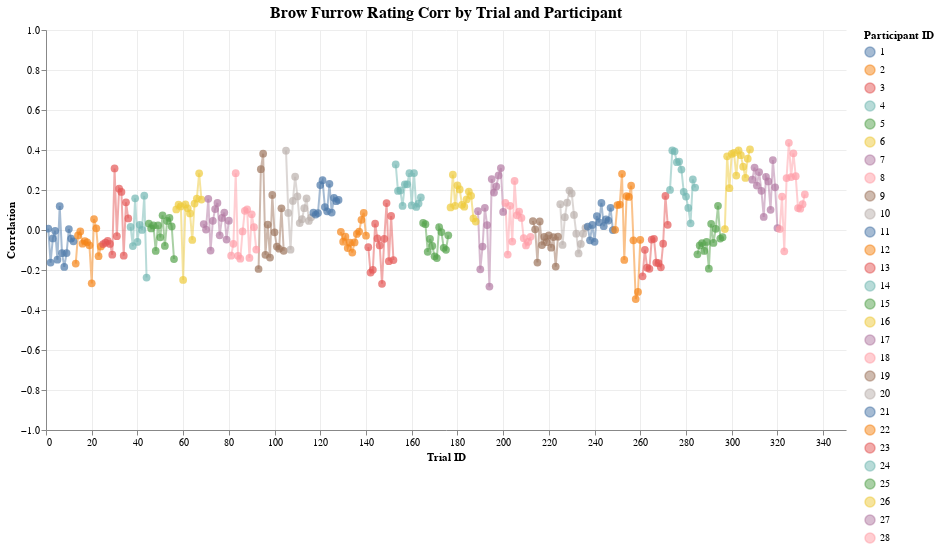
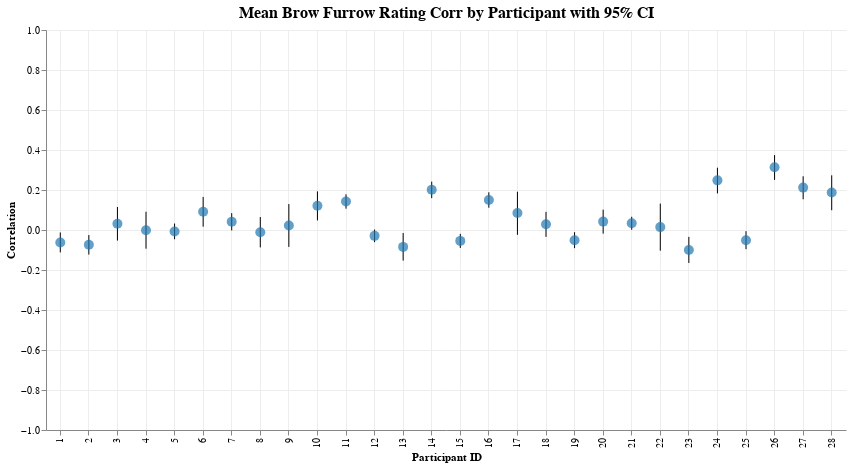
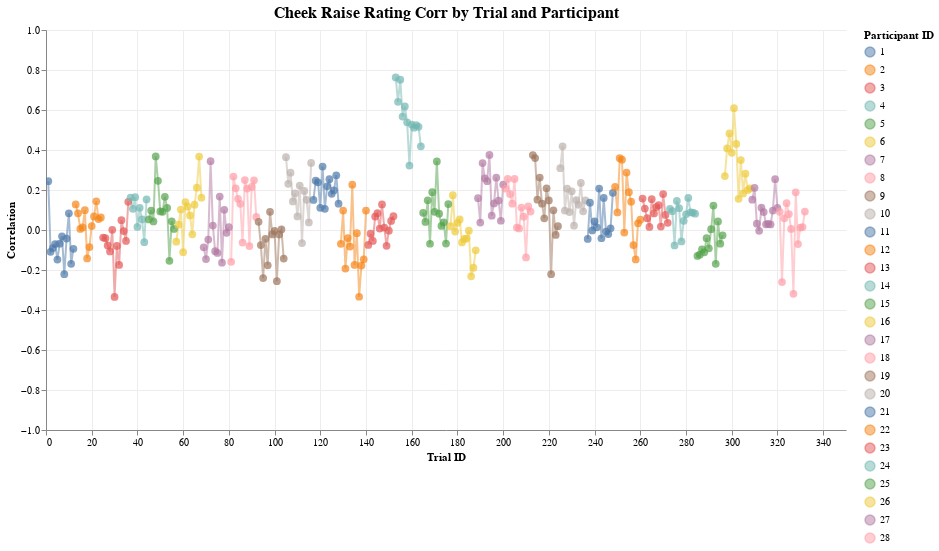
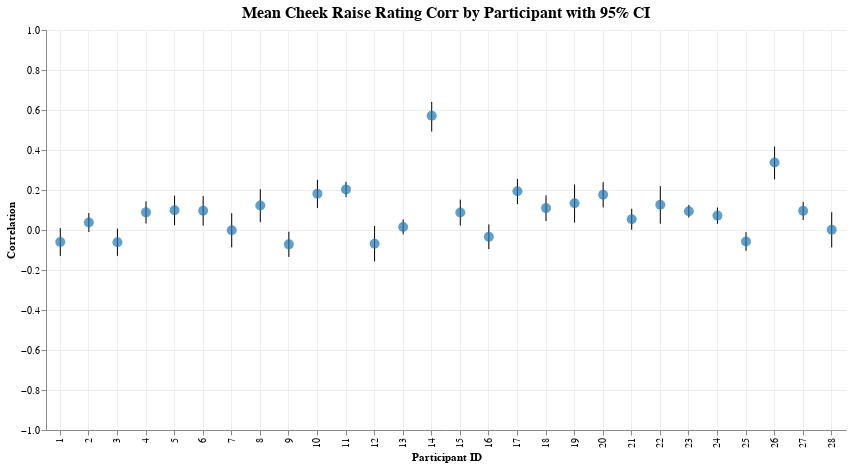

The code cell stored with these charts, in order, in its notebook:
### Code cell
features = [
    "brow_furrow",
    "cheek_raise",
    "mouth_open",
    "upper_lip_raise",
    "nose_wrinkle",
]

for feature in features:
    col1, col2 = feature, "rating"

    corr_by_trial = calculate_correlations_by_trial(df, col1, col2)
    corr_by_participant = aggregate_correlations_fisher_z(
        corr_by_trial, f"{col1}_{col2}_corr", "participant_id", include_ci=True
    )
    display(plot_correlations_by_trial(corr_by_trial, f"{col1}_{col2}_corr"))
    display(
        plot_correlations_by_participant(corr_by_participant, f"{col1}_{col2}_corr")
    )

### Figure 1 — Vega-Lite specification as saved in the notebook (floating-point values rounded to 4 significant figures; data arrays with more than 128 entries replaced by an {"elided": "..."} marker saying what was removed)
{"config": {"view": {"continuousWidth": 300, "continuousHeight": 300, "strokeWidth": 0}, "axis": {"grid": true, "gridColor": "#ededed"}, "title": {"fontSize": 16, "anchor": "middle"}}, "layer": [{"mark": {"type": "line", "opacity": 0.5}, "encoding": {"color": {"field": "participant_id", "legend": {"title": "Participant ID"}, "type": "nominal"}, "x": {"axis": {"title": "Trial ID"}, "field": "trial_id", "type": "quantitative"}, "y": {"axis": {"title": "Correlation"}, "field": "brow_furrow_rating_corr", "scale": {"domain": [-1, 1]}, "type": "quantitative"}}, "name": "view_99"}, {"mark": {"type": "circle", "size": 60}, "encoding": {"color": {"field": "participant_id", "legend": {"title": "Participant ID"}, "type": "nominal"}, "tooltip": [{"field": "participant_id", "type": "nominal"}, {"field": "trial_id", "type": "quantitative"}, {"field": "brow_furrow_rating_corr", "format": ".3f", "type": "quantitative"}], "x": {"axis": {"title": "Trial ID"}, "field": "trial_id", "type": "quantitative"}, "y": {"axis": {"title": "Correlation"}, "field": "brow_furrow_rating_corr", "scale": {"domain": [-1, 1]}, "type": "quantitative"}}}], "data": {"name": "data-406c35322e76df6a0653426d084af421"}, "height": 400, "params": [{"name": "param_99", "select": {"type": "interval", "encodings": ["x", "y"]}, "bind": "scales", "views": ["view_99"]}], "title": "Brow Furrow Rating Corr by Trial and Participant", "width": 800, "$schema": "https://vega.github.io/schema/vega-lite/v5.20.1.json", "datasets": {"data-406c35322e76df6a0653426d084af421": {"elided": "332 records"}}}

### Figure 2 — Vega-Lite specification as saved in the notebook (floating-point values rounded to 4 significant figures)
{"config": {"view": {"continuousWidth": 300, "continuousHeight": 300, "strokeWidth": 0}, "axis": {"grid": true, "gridColor": "#ededed"}, "title": {"fontSize": 16, "anchor": "middle"}}, "layer": [{"mark": {"type": "rule"}, "encoding": {"x": {"axis": {"title": "Participant ID"}, "field": "participant_id", "type": "ordinal"}, "y": {"axis": {"title": "Correlation"}, "field": "participant_id_brow_furrow_rating_corr_ci_lower", "scale": {"domain": [-1, 1]}, "type": "quantitative"}, "y2": {"field": "participant_id_brow_furrow_rating_corr_ci_upper"}}}, {"mark": {"type": "circle", "color": "#1f77b4", "size": 100}, "encoding": {"tooltip": [{"field": "participant_id", "title": "Participant", "type": "nominal"}, {"field": "participant_id_brow_furrow_rating_corr_mean", "format": ".3f", "title": "Mean Correlation", "type": "quantitative"}, {"field": "participant_id_brow_furrow_rating_corr_ci_lower", "format": ".3f", "title": "CI Lower", "type": "quantitative"}, {"field": "participant_id_brow_furrow_rating_corr_ci_upper", "format": ".3f", "title": "CI Upper", "type": "quantitative"}], "x": {"axis": {"title": "Participant ID"}, "field": "participant_id", "type": "ordinal"}, "y": {"field": "participant_id_brow_furrow_rating_corr_mean", "type": "quantitative"}}}], "data": {"name": "data-9832c710627a817f57975c0b0a762d81"}, "height": 400, "title": "Mean Brow Furrow Rating Corr by Participant with 95% CI", "width": 800, "$schema": "https://vega.github.io/schema/vega-lite/v5.20.1.json", "datasets": {"data-9832c710627a817f57975c0b0a762d81": [{"participant_id": 1, "participant_id_brow_furrow_rating_corr_mean": -0.06225, "participant_id_brow_furrow_rating_corr_ci_lower": -0.1119, "participant_id_brow_furrow_rating_corr_ci_upper": -0.0123}, {"participant_id": 2, "participant_id_brow_furrow_rating_corr_mean": -0.07414, "participant_id_brow_furrow_rating_corr_ci_lower": -0.1228, "participant_id_brow_furrow_rating_corr_ci_upper": -0.02516}, {"participant_id": 3, "participant_id_brow_furrow_rating_corr_mean": 0.0313, "participant_id_brow_furrow_rating_corr_ci_lower": -0.0528, "participant_id_brow_furrow_rating_corr_ci_upper": 0.115}, {"participant_id": 4, "participant_id_brow_furrow_rating_corr_mean": -0.001071, "participant_id_brow_furrow_rating_corr_ci_lower": -0.09345, "participant_id_brow_furrow_rating_corr_ci_upper": 0.09133}, {"participant_id": 5, "participant_id_brow_furrow_rating_corr_mean": -0.007071, "participant_id_brow_furrow_rating_corr_ci_lower": -0.04636, "participant_id_brow_furrow_rating_corr_ci_upper": 0.03224}, {"participant_id": 6, "participant_id_brow_furrow_rating_corr_mean": 0.09148, "participant_id_brow_furrow_rating_corr_ci_lower": 0.01658, "participant_id_brow_furrow_rating_corr_ci_upper": 0.1654}, {"participant_id": 7, "participant_id_brow_furrow_rating_corr_mean": 0.04111, "participant_id_brow_furrow_rating_corr_ci_lower": -0.002103, "participant_id_brow_furrow_rating_corr_ci_upper": 0.08417}, {"participant_id": 8, "participant_id_brow_furrow_rating_corr_mean": -0.01115, "participant_id_brow_furrow_rating_corr_ci_lower": -0.08698, "participant_id_brow_furrow_rating_corr_ci_upper": 0.0648}, {"participant_id": 9, "participant_id_brow_furrow_rating_corr_mean": 0.02286, "participant_id_brow_furrow_rating_corr_ci_lower": -0.08456, "participant_id_brow_furrow_rating_corr_ci_upper": 0.1298}, {"participant_id": 10, "participant_id_brow_furrow_rating_corr_mean": 0.1212, "participant_id_brow_furrow_rating_corr_ci_lower": 0.04786, "participant_id_brow_furrow_rating_corr_ci_upper": 0.1932}, {"participant_id": 11, "participant_id_brow_furrow_rating_corr_mean": 0.1425, "participant_id_brow_furrow_rating_corr_ci_lower": 0.1066, "participant_id_brow_furrow_rating_corr_ci_upper": 0.1781}, {"participant_id": 12, "participant_id_brow_furrow_rating_corr_mean": -0.02928, "participant_id_brow_furrow_rating_corr_ci_lower": -0.0609, "participant_id_brow_furrow_rating_corr_ci_upper": 0.002403}, {"participant_id": 13, "participant_id_brow_furrow_rating_corr_mean": -0.08446, "participant_id_brow_furrow_rating_corr_ci_lower": -0.1531, "participant_id_brow_furrow_rating_corr_ci_upper": -0.015}, {"participant_id": 14, "participant_id_brow_furrow_rating_corr_mean": 0.201, "participant_id_brow_furrow_rating_corr_ci_lower": 0.1593, "participant_id_brow_furrow_rating_corr_ci_upper": 0.2419}, {"participant_id": 15, "participant_id_brow_furrow_rating_corr_mean": -0.05452, "participant_id_brow_furrow_rating_corr_ci_lower": -0.08971, "participant_id_brow_furrow_rating_corr_ci_upper": -0.01918}, {"participant_id": 16, "participant_id_brow_furrow_rating_corr_mean": 0.1502, "participant_id_brow_furrow_rating_corr_ci_lower": 0.1115, "participant_id_brow_furrow_rating_corr_ci_upper": 0.1885}, {"participant_id": 17, "participant_id_brow_furrow_rating_corr_mean": 0.08464, "participant_id_brow_furrow_rating_corr_ci_lower": -0.02416, "participant_id_brow_furrow_rating_corr_ci_upper": 0.1915}, {"participant_id": 18, "participant_id_brow_furrow_rating_corr_mean": 0.02838, "participant_id_brow_furrow_rating_corr_ci_lower": -0.0343, "participant_id_brow_furrow_rating_corr_ci_upper": 0.09084}, {"participant_id": 19, "participant_id_brow_furrow_rating_corr_mean": -0.05096, "participant_id_brow_furrow_rating_corr_ci_lower": -0.09083, "participant_id_brow_furrow_rating_corr_ci_upper": -0.01093}, {"participant_id": 20, "participant_id_brow_furrow_rating_corr_mean": 0.04196, "participant_id_brow_furrow_rating_corr_ci_lower": -0.01806, "participant_id_brow_furrow_rating_corr_ci_upper": 0.1017}, {"participant_id": 21, "participant_id_brow_furrow_rating_corr_mean": 0.03378, "participant_id_brow_furrow_rating_corr_ci_lower": 0.001372, "participant_id_brow_furrow_rating_corr_ci_upper": 0.06611}, {"participant_id": 22, "participant_id_brow_furrow_rating_corr_mean": 0.01444, "participant_id_brow_furrow_rating_corr_ci_lower": -0.1035, "participant_id_brow_furrow_rating_corr_ci_upper": 0.132}, {"participant_id": 23, "participant_id_brow_furrow_rating_corr_mean": -0.1002, "participant_id_brow_furrow_rating_corr_ci_lower": -0.1649, "participant_id_brow_furrow_rating_corr_ci_upper": -0.03452}, {"participant_id": 24, "participant_id_brow_furrow_rating_corr_mean": 0.2482, "participant_id_brow_furrow_rating_corr_ci_lower": 0.1828, "participant_id_brow_furrow_rating_corr_ci_upper": 0.3114}, {"participant_id": 25, "participant_id_brow_furrow_rating_corr_mean": -0.05092, "participant_id_brow_furrow_rating_corr_ci_lower": -0.09587, "participant_id_brow_furrow_rating_corr_ci_upper": -0.005764}, {"participant_id": 26, "participant_id_brow_furrow_rating_corr_mean": 0.3139, "participant_id_brow_furrow_rating_corr_ci_lower": 0.2505, "participant_id_brow_furrow_rating_corr_ci_upper": 0.3747}, {"participant_id": 27, "participant_id_brow_furrow_rating_corr_mean": 0.2119, "participant_id_brow_furrow_rating_corr_ci_lower": 0.1536, "participant_id_brow_furrow_rating_corr_ci_upper": 0.2687}, {"participant_id": 28, "participant_id_brow_furrow_rating_corr_mean": 0.1876, "participant_id_brow_furrow_rating_corr_ci_lower": 0.09885, "participant_id_brow_furrow_rating_corr_ci_upper": 0.2733}]}}

### Figure 3 — Vega-Lite specification as saved in the notebook (floating-point values rounded to 4 significant figures; data arrays with more than 128 entries replaced by an {"elided": "..."} marker saying what was removed)
{"config": {"view": {"continuousWidth": 300, "continuousHeight": 300, "strokeWidth": 0}, "axis": {"grid": true, "gridColor": "#ededed"}, "title": {"fontSize": 16, "anchor": "middle"}}, "layer": [{"mark": {"type": "line", "opacity": 0.5}, "encoding": {"color": {"field": "participant_id", "legend": {"title": "Participant ID"}, "type": "nominal"}, "x": {"axis": {"title": "Trial ID"}, "field": "trial_id", "type": "quantitative"}, "y": {"axis": {"title": "Correlation"}, "field": "cheek_raise_rating_corr", "scale": {"domain": [-1, 1]}, "type": "quantitative"}}, "name": "view_100"}, {"mark": {"type": "circle", "size": 60}, "encoding": {"color": {"field": "participant_id", "legend": {"title": "Participant ID"}, "type": "nominal"}, "tooltip": [{"field": "participant_id", "type": "nominal"}, {"field": "trial_id", "type": "quantitative"}, {"field": "cheek_raise_rating_corr", "format": ".3f", "type": "quantitative"}], "x": {"axis": {"title": "Trial ID"}, "field": "trial_id", "type": "quantitative"}, "y": {"axis": {"title": "Correlation"}, "field": "cheek_raise_rating_corr", "scale": {"domain": [-1, 1]}, "type": "quantitative"}}}], "data": {"name": "data-f236417eea761a847398b290bad32bae"}, "height": 400, "params": [{"name": "param_100", "select": {"type": "interval", "encodings": ["x", "y"]}, "bind": "scales", "views": ["view_100"]}], "title": "Cheek Raise Rating Corr by Trial and Participant", "width": 800, "$schema": "https://vega.github.io/schema/vega-lite/v5.20.1.json", "datasets": {"data-f236417eea761a847398b290bad32bae": {"elided": "332 records"}}}

### Figure 4 — Vega-Lite specification as saved in the notebook (floating-point values rounded to 4 significant figures)
{"config": {"view": {"continuousWidth": 300, "continuousHeight": 300, "strokeWidth": 0}, "axis": {"grid": true, "gridColor": "#ededed"}, "title": {"fontSize": 16, "anchor": "middle"}}, "layer": [{"mark": {"type": "rule"}, "encoding": {"x": {"axis": {"title": "Participant ID"}, "field": "participant_id", "type": "ordinal"}, "y": {"axis": {"title": "Correlation"}, "field": "participant_id_cheek_raise_rating_corr_ci_lower", "scale": {"domain": [-1, 1]}, "type": "quantitative"}, "y2": {"field": "participant_id_cheek_raise_rating_corr_ci_upper"}}}, {"mark": {"type": "circle", "color": "#1f77b4", "size": 100}, "encoding": {"tooltip": [{"field": "participant_id", "title": "Participant", "type": "nominal"}, {"field": "participant_id_cheek_raise_rating_corr_mean", "format": ".3f", "title": "Mean Correlation", "type": "quantitative"}, {"field": "participant_id_cheek_raise_rating_corr_ci_lower", "format": ".3f", "title": "CI Lower", "type": "quantitative"}, {"field": "participant_id_cheek_raise_rating_corr_ci_upper", "format": ".3f", "title": "CI Upper", "type": "quantitative"}], "x": {"axis": {"title": "Participant ID"}, "field": "participant_id", "type": "ordinal"}, "y": {"field": "participant_id_cheek_raise_rating_corr_mean", "type": "quantitative"}}}], "data": {"name": "data-802a58222463110a1ac2d34b500814a0"}, "height": 400, "title": "Mean Cheek Raise Rating Corr by Participant with 95% CI", "width": 800, "$schema": "https://vega.github.io/schema/vega-lite/v5.20.1.json", "datasets": {"data-802a58222463110a1ac2d34b500814a0": [{"participant_id": 1, "participant_id_cheek_raise_rating_corr_mean": -0.05989, "participant_id_cheek_raise_rating_corr_ci_lower": -0.1294, "participant_id_cheek_raise_rating_corr_ci_upper": 0.0102}, {"participant_id": 2, "participant_id_cheek_raise_rating_corr_mean": 0.03751, "participant_id_cheek_raise_rating_corr_ci_lower": -0.009866, "participant_id_cheek_raise_rating_corr_ci_upper": 0.08472}, {"participant_id": 3, "participant_id_cheek_raise_rating_corr_mean": -0.06126, "participant_id_cheek_raise_rating_corr_ci_lower": -0.1288, "participant_id_cheek_raise_rating_corr_ci_upper": 0.006851}, {"participant_id": 4, "participant_id_cheek_raise_rating_corr_mean": 0.08828, "participant_id_cheek_raise_rating_corr_ci_lower": 0.03258, "participant_id_cheek_raise_rating_corr_ci_upper": 0.1434}, {"participant_id": 5, "participant_id_cheek_raise_rating_corr_mean": 0.09854, "participant_id_cheek_raise_rating_corr_ci_lower": 0.02411, "participant_id_cheek_raise_rating_corr_ci_upper": 0.1719}, {"participant_id": 6, "participant_id_cheek_raise_rating_corr_mean": 0.09624, "participant_id_cheek_raise_rating_corr_ci_lower": 0.02185, "participant_id_cheek_raise_rating_corr_ci_upper": 0.1696}, {"participant_id": 7, "participant_id_cheek_raise_rating_corr_mean": -0.001369, "participant_id_cheek_raise_rating_corr_ci_lower": -0.08669, "participant_id_cheek_raise_rating_corr_ci_upper": 0.08397}, {"participant_id": 8, "participant_id_cheek_raise_rating_corr_mean": 0.1222, "participant_id_cheek_raise_rating_corr_ci_lower": 0.0387, "participant_id_cheek_raise_rating_corr_ci_upper": 0.2039}, {"participant_id": 9, "participant_id_cheek_raise_rating_corr_mean": -0.07175, "participant_id_cheek_raise_rating_corr_ci_lower": -0.1344, "participant_id_cheek_raise_rating_corr_ci_upper": -0.00855}, {"participant_id": 10, "participant_id_cheek_raise_rating_corr_mean": 0.1818, "participant_id_cheek_raise_rating_corr_ci_lower": 0.1104, "participant_id_cheek_raise_rating_corr_ci_upper": 0.2512}, {"participant_id": 11, "participant_id_cheek_raise_rating_corr_mean": 0.2031, "participant_id_cheek_raise_rating_corr_ci_lower": 0.1643, "participant_id_cheek_raise_rating_corr_ci_upper": 0.2412}, {"participant_id": 12, "participant_id_cheek_raise_rating_corr_mean": -0.06891, "participant_id_cheek_raise_rating_corr_ci_lower": -0.1567, "participant_id_cheek_raise_rating_corr_ci_upper": 0.01996}, {"participant_id": 13, "participant_id_cheek_raise_rating_corr_mean": 0.01528, "participant_id_cheek_raise_rating_corr_ci_lower": -0.02197, "participant_id_cheek_raise_rating_corr_ci_upper": 0.05249}, {"participant_id": 14, "participant_id_cheek_raise_rating_corr_mean": 0.571, "participant_id_cheek_raise_rating_corr_ci_lower": 0.4924, "participant_id_cheek_raise_rating_corr_ci_upper": 0.6404}, {"participant_id": 15, "participant_id_cheek_raise_rating_corr_mean": 0.08731, "participant_id_cheek_raise_rating_corr_ci_lower": 0.02208, "participant_id_cheek_raise_rating_corr_ci_upper": 0.1518}, {"participant_id": 16, "participant_id_cheek_raise_rating_corr_mean": -0.03385, "participant_id_cheek_raise_rating_corr_ci_lower": -0.09549, "participant_id_cheek_raise_rating_corr_ci_upper": 0.02803}, {"participant_id": 17, "participant_id_cheek_raise_rating_corr_mean": 0.1936, "participant_id_cheek_raise_rating_corr_ci_lower": 0.1299, "participant_id_cheek_raise_rating_corr_ci_upper": 0.2557}, {"participant_id": 18, "participant_id_cheek_raise_rating_corr_mean": 0.1095, "participant_id_cheek_raise_rating_corr_ci_lower": 0.04486, "participant_id_cheek_raise_rating_corr_ci_upper": 0.1731}, {"participant_id": 19, "participant_id_cheek_raise_rating_corr_mean": 0.1335, "participant_id_cheek_raise_rating_corr_ci_lower": 0.03704, "participant_id_cheek_raise_rating_corr_ci_upper": 0.2275}, {"participant_id": 20, "participant_id_cheek_raise_rating_corr_mean": 0.1765, "participant_id_cheek_raise_rating_corr_ci_lower": 0.1125, "participant_id_cheek_raise_rating_corr_ci_upper": 0.239}, {"participant_id": 21, "participant_id_cheek_raise_rating_corr_mean": 0.0538, "participant_id_cheek_raise_rating_corr_ci_lower": 0.001023, "participant_id_cheek_raise_rating_corr_ci_upper": 0.1063}, {"participant_id": 22, "participant_id_cheek_raise_rating_corr_mean": 0.1265, "participant_id_cheek_raise_rating_corr_ci_lower": 0.03179, "participant_id_cheek_raise_rating_corr_ci_upper": 0.219}, {"participant_id": 23, "participant_id_cheek_raise_rating_corr_mean": 0.09384, "participant_id_cheek_raise_rating_corr_ci_lower": 0.0624, "participant_id_cheek_raise_rating_corr_ci_upper": 0.1251}, {"participant_id": 24, "participant_id_cheek_raise_rating_corr_mean": 0.07192, "participant_id_cheek_raise_rating_corr_ci_lower": 0.03132, "participant_id_cheek_raise_rating_corr_ci_upper": 0.1123}, {"participant_id": 25, "participant_id_cheek_raise_rating_corr_mean": -0.05755, "participant_id_cheek_raise_rating_corr_ci_lower": -0.1043, "participant_id_cheek_raise_rating_corr_ci_upper": -0.01055}, {"participant_id": 26, "participant_id_cheek_raise_rating_corr_mean": 0.3379, "participant_id_cheek_raise_rating_corr_ci_lower": 0.2533, "participant_id_cheek_raise_rating_corr_ci_upper": 0.4173}, {"participant_id": 27, "participant_id_cheek_raise_rating_corr_mean": 0.09564, "participant_id_cheek_raise_rating_corr_ci_lower": 0.05009, "participant_id_cheek_raise_rating_corr_ci_upper": 0.1408}, {"participant_id": 28, "participant_id_cheek_raise_rating_corr_mean": 0.001053, "participant_id_cheek_raise_rating_corr_ci_lower": -0.08683, "participant_id_cheek_raise_rating_corr_ci_upper": 0.08892}]}}
